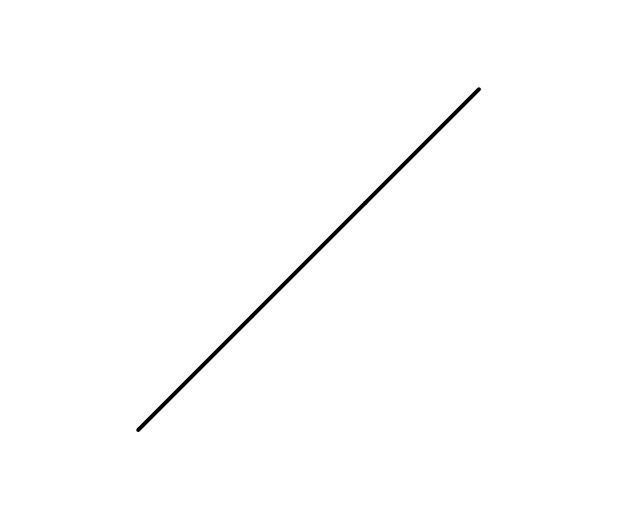
#> input picture Keenan/pics/Line.jpg, 638 x 527 px
$ python -i MyImageFunctions.py   (imports and definitions only)
#> lines starting #> are read from the running program, lines starting #| are printed output that depends on the picture; after the words box and inside, x2 and y2 are one past the last pixel; in counts of white or black regions, pixels touching at a corner belong together
#> further down, picture is the input picture: shape (527, 638, 3); min 0, max 255, mean 253.5
import numpy as np
import cv2


class MyImageFunctions:

    @staticmethod
    def splitImageRows(image, numRows):
        # Find length and height of input image
        shape = image.shape
        height = shape[0]
        rowHeight = round(height / numRows)
        # Create imRows list and start a counter for y position
        imRows = []
        ycount = 0
        # Iterate through each row and append each new row image to imRows list
        for i in range(0, numRows - 1):
            imRows.append(image[ycount: ycount + rowHeight, :])
            ycount += rowHeight
        return imRows

    @staticmethod
    def threshErode(image):
        gray = cv2.cvtColor(image, cv2.COLOR_BGR2GRAY)
        ret, thresh = cv2.threshold(gray, 127, 255, cv2.THRESH_BINARY)
#> thresh: shape (527, 638); 99.4% white; 1 black region, box (x1, y1, x2, y2) and area: (136, 87, 481, 432) 1889
        # Need to invert because original image was black line on white background
        thresh = (255 - thresh)
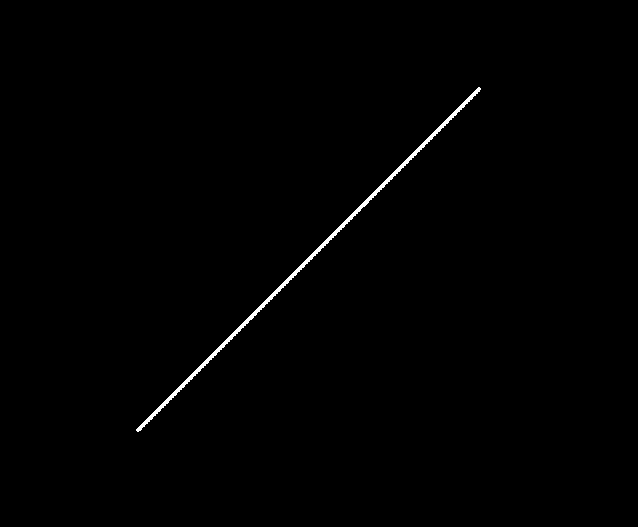
#> thresh: shape (527, 638); 0.56% white; 1 white region, box (x1, y1, x2, y2) and area: (136, 87, 481, 432) 1889
        kernel = cv2.getStructuringElement(cv2.MORPH_ELLIPSE, (9, 9))
        eroded = cv2.erode(thresh, kernel)
#> eroded: shape (527, 638); every value is 0
        return eroded

    @staticmethod
    def adaptiveThreshErode(image):
        gray = cv2.cvtColor(image, cv2.COLOR_BGR2GRAY)
        thresh = cv2.adaptiveThreshold(image, 255, cv2.ADAPTIVE_THRESH_MEAN_C, cv2.THRESH_BINARY, 11, 2)

        # Need to invert because original image was black line on white background
        thresh = (255 - thresh)
        kernel = cv2.getStructuringElement(cv2.MORPH_ELLIPSE, (9, 9))
        eroded = cv2.erode(thresh, kernel)
        return eroded

    # initializer for using webcam : not sure if this will work since cap may only be defined within this script.
    @staticmethod
    def startWebcam(self):
        cap = cv2.VideoCapture(0)
        cv2.namedWindow('frame')

    # converts each border pixel to white
    # TODO: Check if this works to close features for feature detection
    #Todo: check whether I need to index from imHeight-1 or just imHeight
    @staticmethod
    def whiteBorderGreyIm(image):
        imHeight = image.shape[0]
        imWidth = image.shape[1]
        # top row
        image[0, 0:imWidth] = 255
        # right row
        image[0:imHeight, imWidth - 1,] = 255
        # bottom row
        image[imHeight-1, 0:imWidth-1,] = 255
        # left row
        image[0:imHeight-1, 0] = 255

>>> import cv2
>>> picture = cv2.imread('../pics/Line.jpg')
>>> result = MyImageFunctions().threshErode(picture)
